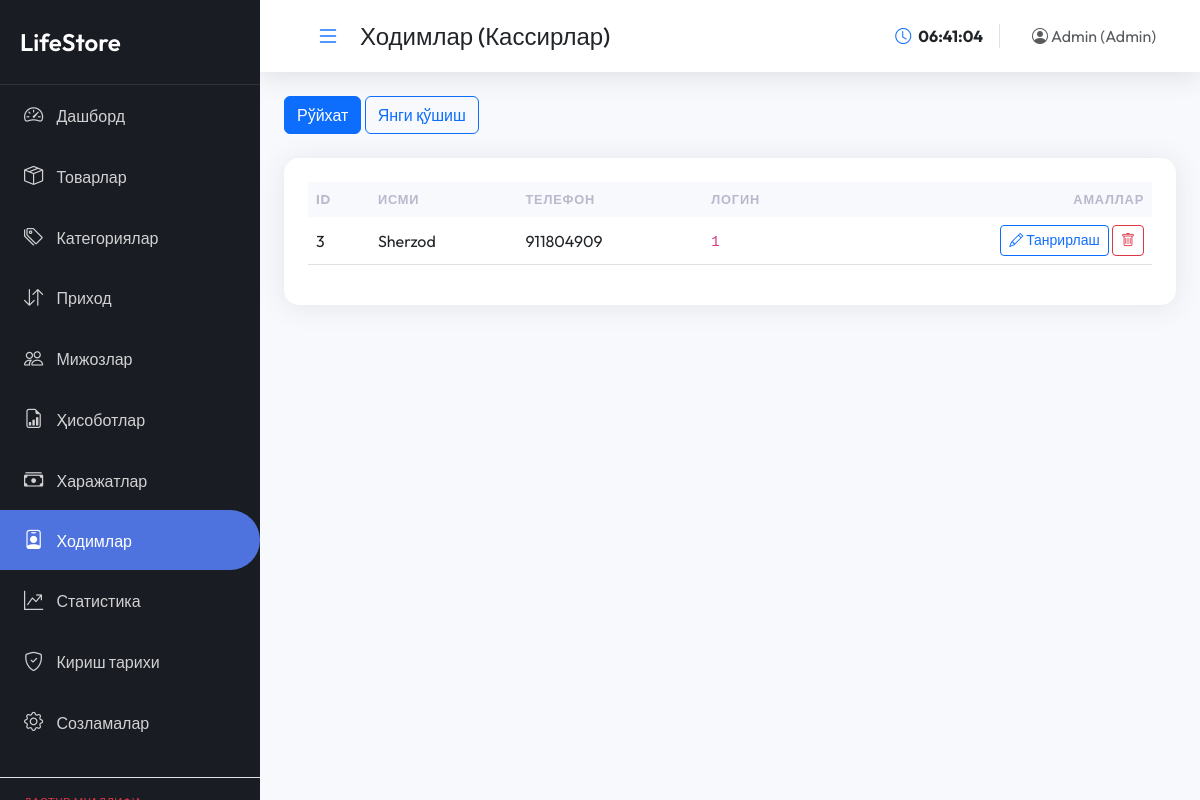
The page /admin/users.php (signed in) on the database its author committed.
### tables this page shows
CREATE TABLE `users` (
  `id` int(11) NOT NULL,
  `name` varchar(255) NOT NULL,
  `phone` varchar(20) DEFAULT NULL,
  `login` varchar(50) NOT NULL,
  `password` varchar(255) NOT NULL,
  `role` enum('admin','cashier') NOT NULL,
  `created_at` timestamp NULL DEFAULT CURRENT_TIMESTAMP
);

### admin/users.php (the view, shortened to what this page needs)
<?php
require_once 'layout.php';
$action = isset($_GET['action']) ? $_GET['action'] : 'list';
?>
<div class="mb-4">
    <a href="?action=list" class="btn btn-outline-primary <?php echo $action === 'list' ? 'active' : ''; ?>">Рўйхат</a>
    <a href="?action=add" class="btn btn-outline-primary <?php echo $action === 'add' ? 'active' : ''; ?>">Янги қўшиш</a>
</div>
<?php if($action === 'list'): ?>
    <div class="card p-4">
        <div class="table-responsive">
            <table class="table align-middle">
                <thead>
                    <tr>
                        <th>ID</th>
                        <th>Исми</th>
                        <th>Телефон</th>
                        <th>Логин</th>
                        <th class="text-end">Амаллар</th>
                    </tr>
                </thead>
                <tbody>
                    <?php
                    $users = $conn->query("SELECT * FROM users WHERE role = 'cashier' ORDER BY id DESC");
                    while($u = $users->fetch_assoc()):
                    ?>
                    <tr>
                        <td><?php echo $u['id']; ?></td>
                        <td><?php echo $u['name']; ?></td>
                        <td><?php echo $u['phone']; ?></td>
                        <td><code><?php echo $u['login']; ?></code></td>
                        <td class="text-end">
                            <a href="?action=edit&id=<?php echo $u['id']; ?>" class="btn btn-sm btn-outline-primary"><i class="bi bi-pencil"></i> Танрирлаш</a>
                            <a href="?delete=<?php echo $u['id']; ?>" class="btn btn-sm btn-outline-danger" onclick="return confirm('Ўчирмоқчимисиз?')"><i class="bi bi-trash"></i></a>
                        </td>
                    </tr>
                    <?php endwhile; ?>
                </tbody>
            </table>
        </div>
    </div>
<?php endif; ?>

### admin/layout.php (style rules this page uses)
:root { --sidebar-width: 260px; --primary-color: #4e73df; --secondary-color: #858796; --dark-bg: #1a1c23; --light-bg: #f8f9fc; }
body { font-family: 'Outfit', sans-serif; background-color: var(--light-bg); overflow-x: hidden; }
.card { border: none; border-radius: 15px; box-shadow: 0 0.15rem 1.75rem 0 rgba(58, 59, 69, 0.1); transition: transform 0.3s; }
.table thead th { background-color: #f8f9fc; text-transform: uppercase; font-size: 0.8rem; letter-spacing: 0.05rem; font-weight: 700; color: #b7b9cc; border: none; }

### rows shown on the page
users: id "3", name "Sherzod", phone "911804909", login "1"

### other values the page prints
$title "Ходимлар (Кассирлар)"
$_SESSION['name'] "Admin"
